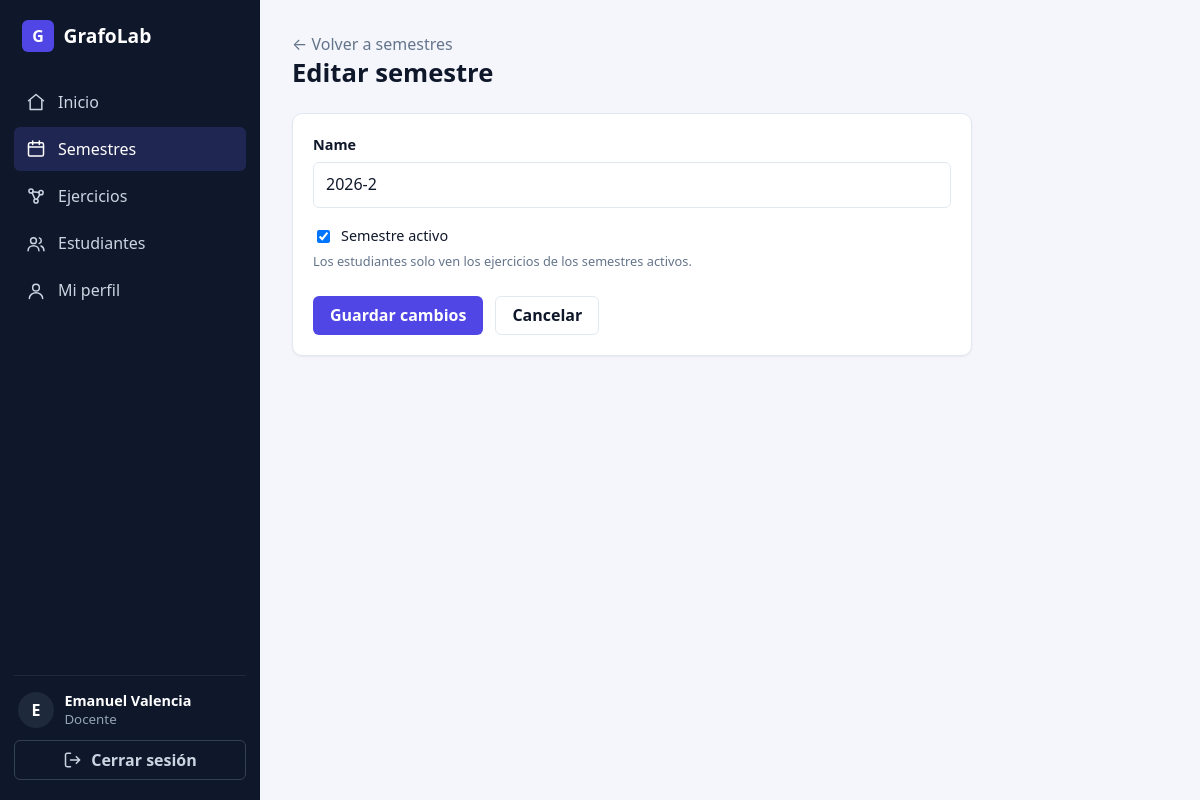
The page /semesters/1/edit/ (signed in) on the database its author committed.
### apps/users/models.py (models this page shows, shortened)
class User(AbstractUser):
    class Role(models.TextChoices):
        ADMIN = "admin", "Administrador (docente)"
        STUDENT = "student", "Estudiante"
    role = models.CharField(max_length=10, choices=Role.choices, default=Role.STUDENT, db_column='id_role')
    @property
    def is_teacher(self):
        return self.role == self.Role.ADMIN

### apps/core/models.py (models this page shows, shortened)
class Semester(models.Model):
    name = models.CharField(max_length=20, unique=True)
    is_active = models.BooleanField(default=True)
    students = models.ManyToManyField(settings.AUTH_USER_MODEL, blank=True, related_name="semesters", limit_choices_to={"role": "student"})
    class Meta:
        ordering = ["-name"]

### apps/core/views.py (the view, shortened to what this page needs)
# urls.py: path("semesters/<int:pk>/edit/", views.SemesterUpdateView.as_view(), name="semester_update"),
class SemesterUpdateView(AdminRequiredMixin, UpdateView):
    model = Semester
    form_class = SemesterForm
    template_name = "core/semester_form.html"
    success_url = reverse_lazy("core:semester_list")

### apps/core/forms.py (shortened to what this page needs)
class SemesterForm(forms.ModelForm):
    class Meta:
        model = Semester
        fields = ["name", "is_active"]

### apps/users/mixins.py (called while the page is built)
    def test_func(self):
        return self.request.user.is_teacher

### apps/core/templates/core/semester_form.html (shortened to what this page needs)
{% extends 'base.html' %}
{% block content %}
<div class="page-header">
  <div>
    <a href="{% url 'core:semester_list' %}" class="text-muted">&larr; Volver a semestres</a>
    <h1 class="page-title">{% if object %}Editar semestre{% else %}Nuevo semestre{% endif %}</h1>
  </div>
</div>
<div class="card card-narrow">
  <form method="post" class="form" novalidate>
    {% include 'partials/form_field.html' with field=form.name %}
    <div class="form-field">
      <label class="checkbox">
        {{ form.is_active }}
        Semestre activo
      </label>
      <small class="helptext">
        Los estudiantes solo ven los ejercicios de los semestres activos.
      </small>
    </div>
    <div class="form-actions">
      <button type="submit" class="btn btn-primary">
        {% if object %}Guardar cambios{% else %}Crear semestre{% endif %}
      </button>
      <a href="{% url 'core:semester_list' %}" class="btn btn-secondary">Cancelar</a>
    </div>
  </form>
</div>
{% endblock %}

### templates/partials/sidebar.html (shortened to what this page needs)
{% with ns=request.resolver_match.namespace|default:'' name=request.resolver_match.url_name|default:'' %}
<aside class="sidebar" id="sidebar" aria-label="Navegación principal">
  <a class="sidebar-brand" href="{% url 'core:dashboard' %}">
    <span class="brand-mark">G</span>
    <span>GrafoLab</span>
  </a>
  <nav class="sidebar-nav">
    <a href="{% url 'core:dashboard' %}"
       class="nav-link{% if ns == 'core' and name == 'dashboard' %} active{% endif %}">
      <svg class="icon" viewBox="0 0 24 24" aria-hidden="true"><path d="M3 10.5 12 3l9 7.5"/><path d="M5 9.5V21h14V9.5"/></svg>
      Inicio
    </a>
    {% if user.is_teacher %}
      <a href="{% url 'core:semester_list' %}"
         class="nav-link{% if ns == 'core' and 'semester' in name %} active{% endif %}">
        <svg class="icon" viewBox="0 0 24 24" aria-hidden="true"><rect x="3" y="4.5" width="18" height="16" rx="2"/><path d="M3 9.5h18M8 2.5v4M16 2.5v4"/></svg>
        Semestres
      </a>
      <a href="{% url 'modules:manage_list' %}"
         class="nav-link{% if ns == 'modules' and 'manage' in name %} active{% endif %}">
        <svg class="icon" viewBox="0 0 24 24" aria-hidden="true"><circle cx="6" cy="6" r="2.5"/><circle cx="18" cy="8" r="2.5"/><circle cx="12" cy="18" r="2.5"/><path d="M8.2 7l7.6.7M7.4 8.2l3.4 7.6M16.7 10.2l-3.6 5.9"/></svg>
        Ejercicios
      </a>
      <a href="{% url 'users:student_list' %}"
         class="nav-link{% if ns == 'users' and 'student' in name %} active{% endif %}">
        <svg class="icon" viewBox="0 0 24 24" aria-hidden="true"><circle cx="9" cy="8" r="3.5"/><path d="M2.5 20c0-3.6 2.9-6 6.5-6s6.5 2.4 6.5 6"/><path d="M16 4.7a3.5 3.5 0 0 1 0 6.6M18 14.3c2.2.7 3.5 2.6 3.5 5.7"/></svg>
        Estudiantes
      </a>
    {% endif %}
    <a href="{% url 'users:profile' %}"
       class="nav-link{% if ns == 'users' and 'profile' in name %} active{% endif %}">
      <svg class="icon" viewBox="0 0 24 24" aria-hidden="true"><circle cx="12" cy="8" r="4"/><path d="M4 21c0-4 3.6-7 8-7s8 3 8 7"/></svg>
      Mi perfil
    </a>
  </nav>
  <div class="sidebar-footer">
    <div class="user-box">
      <span class="avatar">{{ user.username|first|upper }}</span>
      <div class="user-info">
        <strong>{{ user.get_full_name|default:user.username }}</strong>
        <small>{% if user.is_teacher %}Docente{% else %}Estudiante{% endif %}</small>
      </div>
    </div>
    <form method="post" action="{% url 'users:signout' %}">
      <button type="submit" class="btn btn-ghost btn-block">
        <svg class="icon" viewBox="0 0 24 24" aria-hidden="true"><path d="M9 4H5a2 2 0 0 0-2 2v12a2 2 0 0 0 2 2h4M16 8l4 4-4 4M20 12H9"/></svg>
        Cerrar sesión
      </button>
    </form>
  </div>
</aside>
{% endwith %}

### templates/partials/form_field.html (shortened to what this page needs)
<div class="form-field{% if full %} form-field-full{% endif %}">
  <label for="{{ field.id_for_label }}">{{ field.label }}</label>
  {{ field }}
</div>

### rows shown on the page
User: username|first "E", get_full_name "Emanuel Valencia"
Semester: name "2026-2", is_active "☑"

### other values the page prints
{{ field.label }} "Name"
